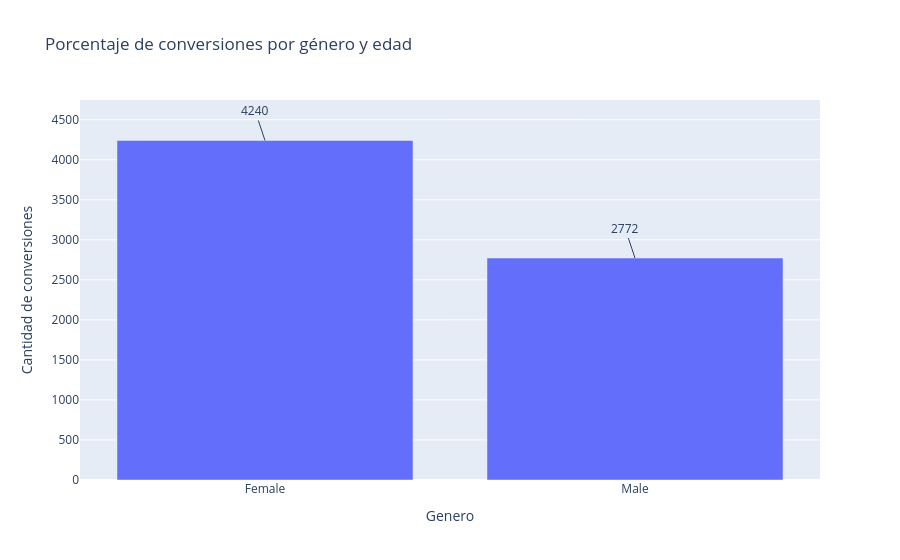

The code cell stored with this chart in its notebook:
### Code cell
# GENERAR GRAFICO DE BARRAS CON LA TABLA porcentaje_conversion_genero
fig_conversion_genero = px.bar(porcentaje_conversion_genero, x="Genero", y="Cantidad de conversiones", title="Porcentaje de conversiones por género y edad")

# GENERAR ETIQUETAS EN LAS BARRAS
for i, row in porcentaje_conversion_genero.iterrows():
    fig_conversion_genero.add_annotation(
        x=row["Genero"],
        y=row["Cantidad de conversiones"],
        text=f"{row['Cantidad de conversiones']}"
    )

fig_conversion_genero.show()

### Figure 1 — Plotly figure (JSON) as saved in the notebook; plotly's stock layout.template omitted (floating-point values rounded to 4 significant figures)
{"data": [{"hovertemplate": "Genero=%{x}<br>Cantidad de conversiones=%{y}<extra></extra>", "legendgroup": "", "marker": {"color": "#636efa", "pattern": {"shape": ""}}, "name": "", "orientation": "v", "showlegend": false, "textposition": "auto", "type": "bar", "x": ["Female", "Male"], "xaxis": "x", "y": [4240, 2772], "yaxis": "y"}], "layout": {"annotations": [{"text": "4240", "x": "Female", "y": 4240}, {"text": "2772", "x": "Male", "y": 2772}], "barmode": "relative", "legend": {"tracegroupgap": 0}, "title": {"text": "Porcentaje de conversiones por género y edad"}, "xaxis": {"anchor": "y", "domain": [0, 1], "title": {"text": "Genero"}}, "yaxis": {"anchor": "x", "domain": [0, 1], "title": {"text": "Cantidad de conversiones"}}}}
